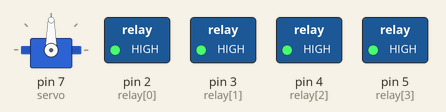
This sketch was run on a simulated Arduino Uno, built with avr-gcc and run on an emulated ATmega328P. Parts: servo, switched loads named in the sketch (green lamp = pin HIGH).

Above: at 0.1 s.
Timing chart, 0 to 1.6 s (numbered marks = the images above):
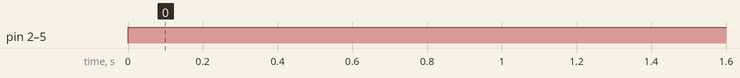

Measured:
- by itself, pin 2 (relay[0]), pin 3 (relay[1]), pin 4 (relay[2]), pin 5 (relay[3]): LOW → HIGH at 0.00 s

The sketch:

cat_whack_a_mole.ino
```cpp
#include <Servo.h>
int relay[4]={2,3,4,5};
int swich[4]={8,9,10,11};
int cnt=0; // 카운터
int n;
void servowind(); // 함수 인식
Servo servo; // 서보 클래스 호출

void setup() {
Serial.begin(9600);
// 스위치와 릴레이 핀모드 선언
for(int i=0;i<4;i++){
  pinMode(relay[i],OUTPUT);
  pinMode(swich[i],INPUT);
  }
// 서보 핀 선언
servo.attach(7);
servo.write(90);
}

void loop() {

for(int i=0;i<4;i++)
digitalWrite(relay[i],HIGH);
/*
n=random(4);
Serial.print(n);
digitalWrite(relay[n],LOW);
delay(20);
while (true){
  if(digitalRead(swich[n])==0){
   cnt++;
   digitalWrite(relay[n],HIGH);
   break;
    }
}
delay(1000);
servowind();
//Serial.println(cnt);
*/
}


void servowind(){
if(cnt>5){ // 카운터가 5가 되면
  cnt=0; // 0으로 초기화 하고
  servo.write(180); // 배식기를 45도 회전하고
  delay(172);
  servo.write(90); // 멈춰라
  delay(1000);
  }
}
```
